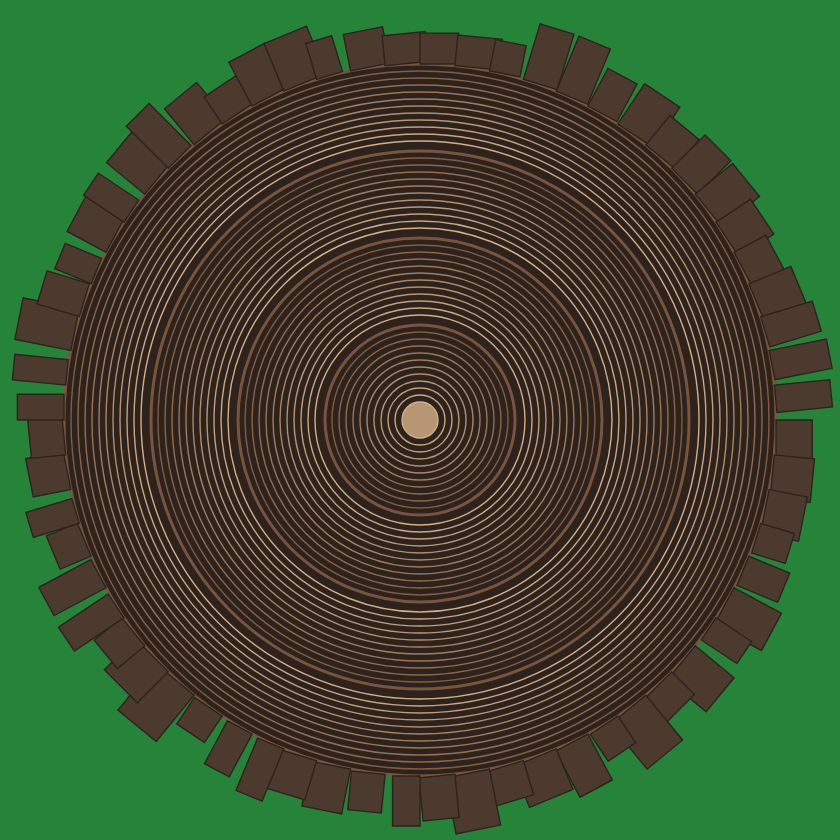
Frame 1 (no input)
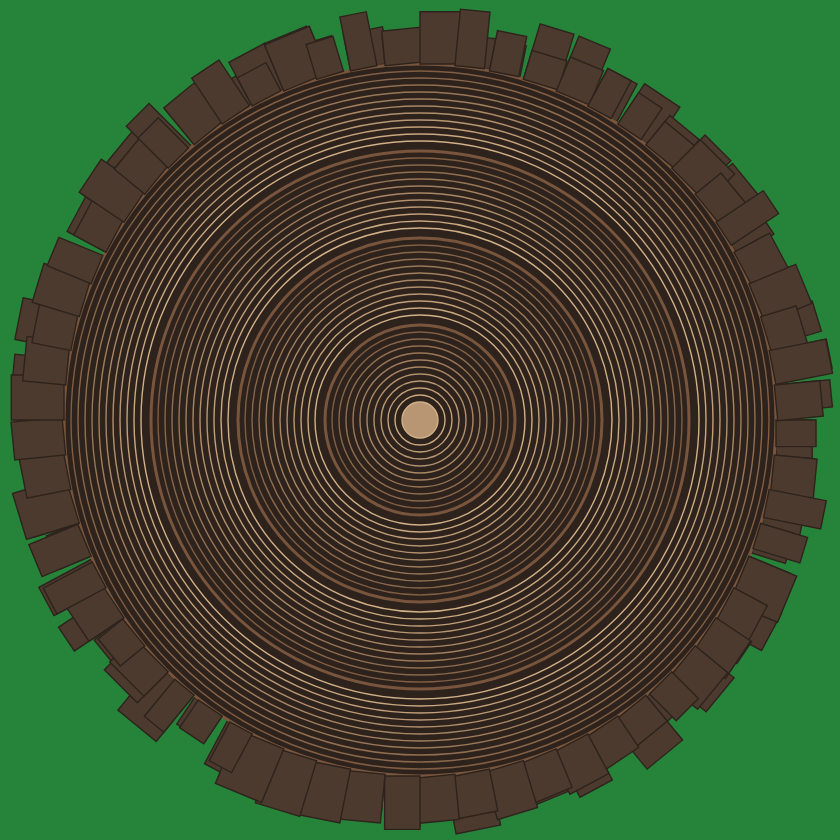
Frame 2 (the mouse pressed at the canvas centre, redrawn once)

The p5.js sketch that drew these frames (run headless with seeded random() and noise() and a simulated clock; the mouse was pressed at the canvas centre and the sketch redrawn once):

// p5.js sketch
// ── sketch.js
// I chose to do a tree ring digital clock because it represents the passage of time through the increase of growth rings
// I think this is a great idea because it captures the idea of time but also has a lot of room for me use my imagination
// Even though the tree ring digital clock does not show the exact time, it reveals the passage of time in years, months, days, and hours
// The growth rings here do not exactly follow natural rules as it will be a little abstract and creative. 
// Each thin ring represents one month and each thicker year ring represents one year, meaning that each year will consist of 12 rings (1 thick ring and 11 thin rings)
// Each thin ring will be animated through setting the end point of arc dynamically responding to day passing.
// Background color will also be changing dynamically based on the day-night cycle. 
// Users can click and hold the mouse button to speed up the time to see the passage of time more clearly.
// These animated and interactive features will be implemented in the next week's assignment as it directly contributes to the clock function.
// This week I purely focused on the aesthetics and appearance of the abstract digital clock
// There are four year rings for this tree ring digital clock, meaning that a full animated cycle of time passage will be four years.
// After each full cycle, the tree will change its shape by randomizing the width and height of itsrectangular barks and default tree rings back to 0 becuase it now becomes a new tree
// This feature will also be implemented next week as it relates to the clock function
// I declared several variables below to store values globally for easy access later on  

let years = 4; // set the tree max years to 4 years old - 4 year rings
let monthsPerYear = 12; // set the number of months in one year

let thinStrokeWidth = 1.4; // set the stroke width value for thin tree ring for easy adjustment later on
let thickStrokeWidth = 3.0; // set the stroke width value for thick tree ring for easy adjustment later on

let monthRingGap = 7;   // set the gap reserved for each thin ring 
let yearRingGap = 3;   // set the gap reserved for each thick ring
let pithRadius = 18;  // set the radius value for the centered pith for easy access and adjustment

let centerX; // initialize the center point x-coordinate of the tree ring clock - will be used later for overall translate
let centerY; // initialize the center point y-coordinate of the tree ring clock - will be used later for overall translate

// I found that it was pretty tedious to find the outer radius of this digital clock each time I needed it, so I set this variable for quick access to the outer radius of this clock
// outer radius consists of the pith radius, 47 thin ring gap, and 3 year ring gap
let outerRadius = pithRadius + (years * monthsPerYear - 1) * monthRingGap + (years - 1) * yearRingGap;

let barkRectCount = 64; // set the number of rectangular bark pieces for easy adjustment

function setup() {
  createCanvas(840, 840);
  angleMode(RADIANS);
  noLoop(); // I dont want redraw occuring every frame at least for now
  centerX = width / 2; // center the x-coordinate
  centerY = height / 2; // center the y-coordiante so all the shapes stay in middle
  background("rgba(38, 132, 58, 1)"); // set the background color to green fow now to represent grass, will be changing next week for dynamic response to time
}

function draw() {
  
  // set all the colors needed for the tree ring digital clock
  // color palette
  let lightWood = color(210, 176, 135);
  let darkWood = color(120, 85, 60);
  let pithColor = color(184, 150, 116);
  let barkFill = color(76, 58, 46);
  let barkStroke = color(45, 35, 28);

  // translate the origin for all shapes below to the screen center. It is super convenient as I will be handling lots of circles and rectangles
  translate(centerX, centerY);

  // this small section is for creating the tree ring base with a deep brown color
  // all ellipses from now will be using 0,0 origin for consistency
  fill(barkStroke);
  ellipse(0, 0, outerRadius * 2, outerRadius * 2);

  // this small section is for creating the tree pith, which is the small filled circle in the center
  noStroke();
  fill(pithColor);
  ellipse(0, 0, pithRadius * 2, pithRadius * 2);

  // this section is the core part as it draws all the tree rings by using only two for loops.
  // the first for loop is to keep track of the year ring, making my life easier for managing these many rings even though I could do these in one for loop, but I chose not to becuase it can get quite overwhelming when the number of rings increase and hard to debug
  for (let y = 0; y < years; y++) {
  
    // I created this variable becuase I wanted to store and update the year ring radius every time the year increases by 1. Think of it as levels in game, when you reach to a new level, everything you will be getting is based on that level and keep getting accumulated from there
    // so this variable consists of the pith radius, y number of year ring gap, and 12y number of month ring gap
    let yearStartRadius = pithRadius + y * yearRingGap + monthsPerYear * y * monthRingGap;

    // the second for loop as expected will be responsible for the 12 month ring tracking each year (11 thin rings + 1 thick ring)
    // all tree rings will be drawn inside this for loop
    for (let m = 0; m < monthsPerYear; m++){

      // here I set multiple variables to use the m variable from foor loop to gradually adjust the tree rings based on the number of months
      let alpha = m / (monthsPerYear - 1); // I created this alpha variable to be used in lerpColor() function as it holds the progress for lerping from a to b. Because there are m is between 0 and 11 inclusively, so to ensure the alpha stays between 0 and 1, the max value for denominator should be 11, which is monthsPerYear - 1
      let ringColor = lerpColor(lightWood, darkWood, alpha); // Here I set a variable to receive the value for lerpColor(). It will lerp from lightwood gradually to darkwood color for each one year cycle. The reason why I do this is because each year ring will grow from shallow to dark due to seasonal factor. During Spring and Summer, the tree grows fast, and druing Autumn and Winter, the tree grows slowly resulting in a darker color
      let ringRadius = yearStartRadius + m * monthRingGap; // I created this variable to store the final value for each month rings. The final radius for each ring consists of a current year ring radius and m number of month ring gap

      // get ready for drawing rings
      // first need to disable fill and enable stroke and set the stroke color to ringColor preset
      noFill();
      stroke(ringColor);
      // I chose to use an if statement here is because I wanted to find the thick ring within a one year cycle, which is the last ring. It is super easy to find by just isolating the first 11 thin rings and the last ring
      // Because m starts at 0, so it requires a minus 1 for monthsPerYear, so we will be having 0 - 10 (first 11 months) and 11 (last month)
      if (m < monthsPerYear - 1) {
        strokeWeight(thinStrokeWidth); // apply think stroke width to the first 11 thin rings
      } else {
        strokeWeight(thickStrokeWidth); // apply thick stroke width to the last ring of eahc one year cycle
      }
      // draw each ring using arc() function by setting the span to 2PI which is 360 degree
      // I chose to use arc instead of ellipse is because I need arc to dynamically adjust the start and end point of each arc span to show time passage
      // this feature will be implemented in next week
      arc(0, 0, ringRadius * 2, ringRadius * 2, 0, 2 * PI); 
    }
  }

  // -- tree rectangular barks 
  // this section creates all the rectangular barks on the edge of the entire tree. I will be using for loop and random() to generate natural patterns for it
  rectMode(CORNER); // Set the rectangle mode to corner because I want rectangles to follow along the circular edge with one of their sides touching it. I want side on side so corner mode is the best option. Corner mode allows the rectangle to pivot around its top left corner | https://p5js.org/reference/p5/rectMode/
  // set up fill color and stroke color and weight
  stroke(barkStroke);
  strokeWeight(1.4);
  fill(barkFill);

  // I want an organic pattern of rectangular barks that won't look chaotic. Also, I dont want to draw them out one by one using rect(), so I decided to use for loop because for loop is good at handling repeating tasks.
  // in this for loop, i loop through all 64 rectangular barks and slightly offset each of them to create this result, where all 64 rectangles circle around the tree bark
  for (i = 0; i < barkRectCount; i++) {
    // to create this circular placement of rectangles, I used the rotation offset for each rectangle. Because there are 64 of them, each of them will take 1/64 of the 2PI for placement, so that they can evenly space out
    let rotationOffset = (i / barkRectCount) * 2 * PI;
    // now the rectangles are perfectly evenly spaced out around the tree bark, but it is not organic. So I decided to add some randomness to their width and height
    let randomDepth = random(25, 50); // set a random number between 25 and 50 for rectangle height (depth)
    let randomWidth = random(30, 60); // set a random number between 30 and 60 for rectangle width. Now they look pretty organic and real

    // add rotation to each rectangle separately
    push();
    // apply rotation for each rectangle
    rotate(rotationOffset)
    // draw rectangle with x being at the tree bark, y at 0 (stay at the edge), random width between 30 and 60, and random height between 25 and 50
    // because there is already a translation of centerX and centerY so we don't need any translation here
    rect(outerRadius, 0, randomWidth, randomDepth);
    pop();
    // the result looks nice
    // waiting to add animations and interactions next week
  }
}
